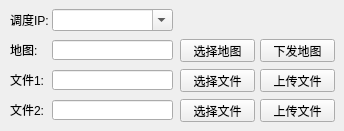
   <widget class="QWidget" name="tab_3">
    <attribute name="title">
     <string>地图文件</string>
    </attribute>
    <widget class="QComboBox" name="comboBox_3">
     <property name="geometry">
      <rect>
       <x>52</x>
       <y>9</y>
       <width>121</width>
       <height>22</height>
      </rect>
     </property>
     <property name="editable">
      <bool>true</bool>
     </property>
     <property name="currentText">
      <string/>
     </property>
    </widget>
    <widget class="QLabel" name="label_10">
     <property name="geometry">
      <rect>
       <x>10</x>
       <y>10</y>
       <width>51</width>
       <height>20</height>
      </rect>
     </property>
     <property name="text">
      <string>调度IP:</string>
     </property>
    </widget>
    <widget class="QLabel" name="label_11">
     <property name="geometry">
      <rect>
       <x>10</x>
       <y>40</y>
       <width>51</width>
       <height>20</height>
      </rect>
     </property>
     <property name="text">
      <string>地图:</string>
     </property>
    </widget>
    <widget class="QLabel" name="label_12">
     <property name="geometry">
      <rect>
       <x>10</x>
       <y>70</y>
       <width>51</width>
       <height>20</height>
      </rect>
     </property>
     <property name="text">
      <string>文件1:</string>
     </property>
    </widget>
    <widget class="QLabel" name="label_13">
     <property name="geometry">
      <rect>
       <x>10</x>
       <y>100</y>
       <width>51</width>
       <height>20</height>
      </rect>
     </property>
     <property name="text">
      <string>文件2:</string>
     </property>
    </widget>
    <widget class="QLineEdit" name="lineEdit">
     <property name="geometry">
      <rect>
       <x>52</x>
       <y>40</y>
       <width>121</width>
       <height>20</height>
      </rect>
     </property>
    </widget>
    <widget class="QLineEdit" name="lineEdit_20">
     <property name="geometry">
      <rect>
       <x>52</x>
       <y>70</y>
       <width>121</width>
       <height>20</height>
      </rect>
     </property>
    </widget>
    <widget class="QLineEdit" name="lineEdit_21">
     <property name="geometry">
      <rect>
       <x>52</x>
       <y>100</y>
       <width>121</width>
       <height>20</height>
      </rect>
     </property>
    </widget>
    <widget class="QPushButton" name="pushButton_30">
     <property name="geometry">
      <rect>
       <x>180</x>
       <y>39</y>
       <width>75</width>
       <height>23</height>
      </rect>
     </property>
     <property name="text">
      <string>选择地图</string>
     </property>
    </widget>
    <widget class="QPushButton" name="pushButton_31">
     <property name="geometry">
      <rect>
       <x>260</x>
       <y>39</y>
       <width>75</width>
       <height>23</height>
      </rect>
     </property>
     <property name="text">
      <string>下发地图</string>
     </property>
    </widget>
    <widget class="QPushButton" name="pushButton_32">
     <property name="geometry">
      <rect>
       <x>260</x>
       <y>69</y>
       <width>75</width>
       <height>23</height>
      </rect>
     </property>
     <property name="text">
      <string>上传文件</string>
     </property>
    </widget>
    <widget class="QPushButton" name="pushButton_33">
     <property name="geometry">
      <rect>
       <x>180</x>
       <y>69</y>
       <width>75</width>
       <height>23</height>
      </rect>
     </property>
     <property name="text">
      <string>选择文件</string>
     </property>
    </widget>
    <widget class="QPushButton" name="pushButton_34">
     <property name="geometry">
      <rect>
       <x>260</x>
       <y>99</y>
       <width>75</width>
       <height>23</height>
      </rect>
     </property>
     <property name="text">
      <string>上传文件</string>
     </property>
    </widget>
    <widget class="QPushButton" name="pushButton_35">
     <property name="geometry">
      <rect>
       <x>180</x>
       <y>99</y>
       <width>75</width>
       <height>23</height>
      </rect>
     </property>
     <property name="text">
      <string>选择文件</string>
     </property>
    </widget>
   </widget>
